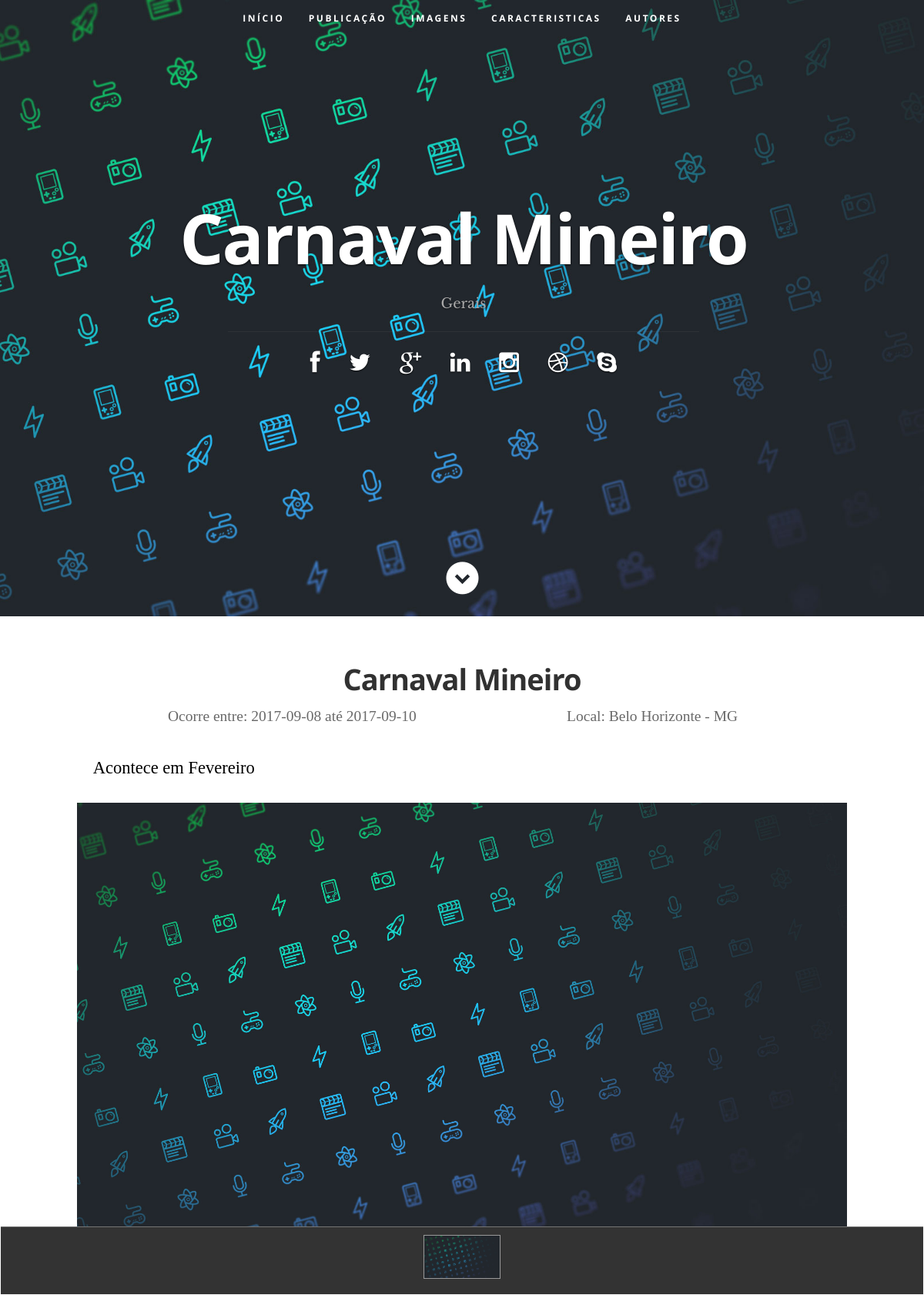
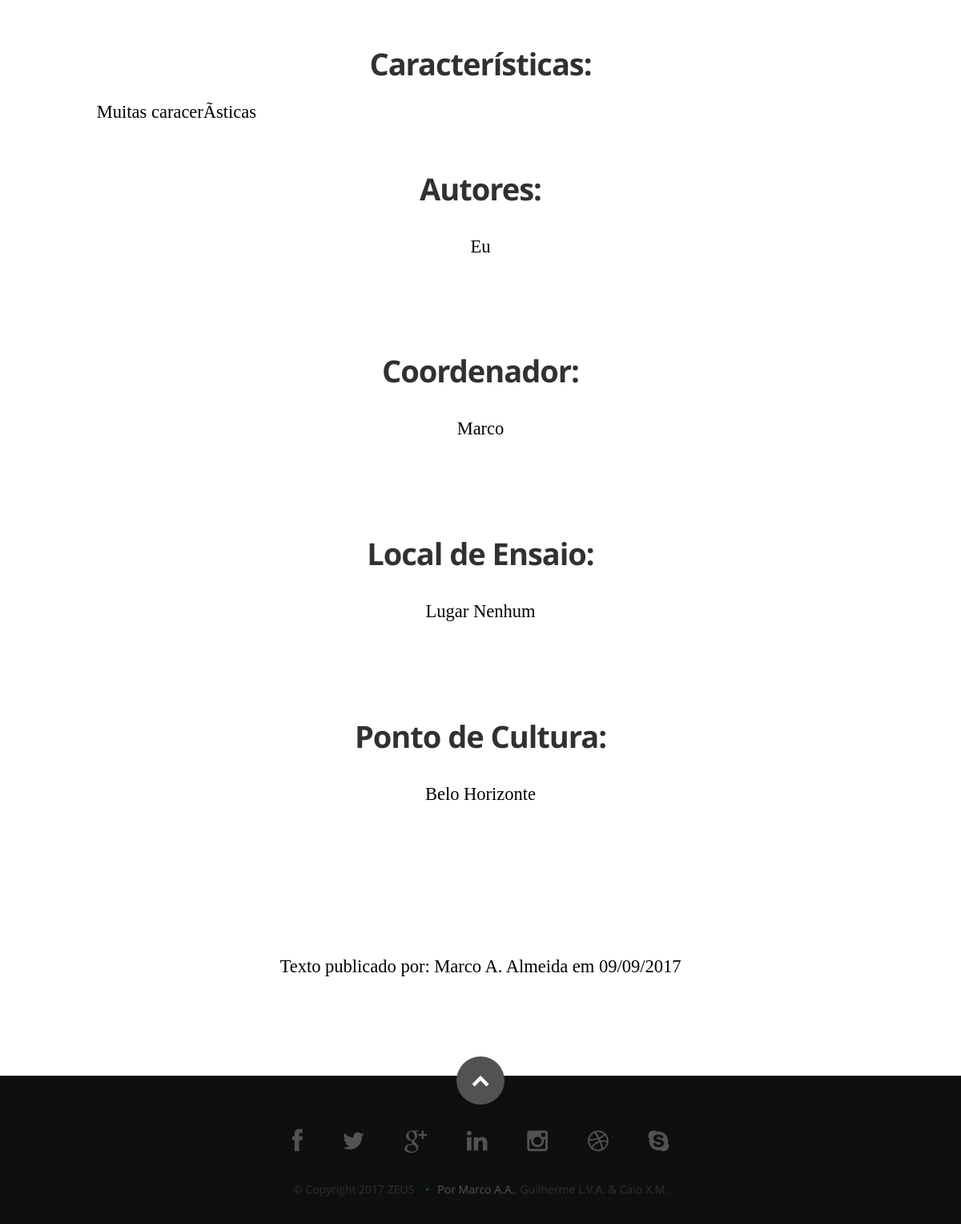
Page /site/publicacao.php?id=2 on the committed database (2 pictures, top to bottom).
### tables this page shows
CREATE TABLE `img` (
  `id` int(11) NOT NULL,
  `nome` varchar(50) DEFAULT NULL,
  `endereco` varchar(100) NOT NULL,
  `ex` int(11) DEFAULT NULL
);

CREATE TABLE `eventos` (
  `id` int(11) NOT NULL,
  `titulo` varchar(100) NOT NULL,
  `data_inicio` date DEFAULT NULL,
  `data_fim` date DEFAULT NULL,
  `autores` varchar(100) DEFAULT NULL,
  `localizacao` varchar(100) DEFAULT NULL,
  `resumo` text NOT NULL,
  `caracteristicas` varchar(200) DEFAULT NULL,
  `coordenador` varchar(100) DEFAULT NULL,
  `local_ensaio` varchar(100) DEFAULT NULL,
  `ponto_cultura` varchar(100) DEFAULT NULL,
  `informacoes` varchar(200) DEFAULT NULL,
  `usuario` int(11) DEFAULT NULL,
  `data_pub` date DEFAULT NULL
);

CREATE TABLE `usuarios` (
  `id` int(11) NOT NULL,
  `nome` varchar(50) NOT NULL,
  `sobrenome` varchar(50) NOT NULL,
  `nascimento` date DEFAULT NULL,
  `email` varchar(50) NOT NULL,
  `senha` varchar(30) NOT NULL
);

### site/publicacao.php (the view, shortened to what this page needs)
<?php
   $id = $_GET['id'];
   include_once "conexao.php";
   $query = $con->prepare("SELECT endereco FROM img where ex=$id");
   $quer = $con->prepare("SELECT endereco FROM img where ex=$id");
   $query->execute();
   $quer->execute();
   $capa = $quer->fetch(PDO::FETCH_OBJ);
   $query2 = $con->prepare("SELECT * FROM eventos where id=$id");
   $query2->execute();
   $row2 = $query2->fetch(PDO::FETCH_OBJ);
?>
<!DOCTYPE html>
<html class="no-js" lang="pt-BR">
<head>
   <link rel="stylesheet" href="css/default.css">
	<link rel="stylesheet" href="css/layout.css">
   <link rel="stylesheet" href="css/media-queries.css">
   <link rel="stylesheet" href="css/magnific-popup.css">
   <link rel="stylesheet" href="estilo.css">
</head>
<body>
   <header id="home" style="background: #161415 url(<?php echo $capa->endereco?>) no-repeat top center;">
      <nav id="nav-wrap">
         <ul id="nav" class="nav">
            <li><a class="smoothscroll" href="index.php">Início</a></li>
            <li><a class="smoothscroll" href="#pagina">Publicação</a></li>
            <li><a class="smoothscroll" href="#fotos">Imagens</a></li>
            <li><a class="smoothscroll" href="#carc">Caracteristicas</a></li>
            <li><a class="smoothscroll" href="#autores">Autores</a></li>
         </ul>
      </nav>
      <div class="row banner">
         <div class="banner-text">
            <h1 class="responsive-headline"><?php echo  $row2->titulo ?></h1>
            <h3> <?php echo $row2->informacoes?> </h3>
            <hr />
            <ul class="social">
               <li><a href="#"><i class="fa fa-facebook"></i></a></li>
               <li><a href="#"><i class="fa fa-twitter"></i></a></li>
               <li><a href="#"><i class="fa fa-google-plus"></i></a></li>
               <li><a href="#"><i class="fa fa-linkedin"></i></a></li>
               <li><a href="#"><i class="fa fa-instagram"></i></a></li>
               <li><a href="#"><i class="fa fa-dribbble"></i></a></li>
               <li><a href="#"><i class="fa fa-skype"></i></a></li>
            </ul>
         </div>
      </div>
      <p class="scrolldown">
         <a class="smoothscroll" href="#pagina"><i class="icon-down-circle"></i></a>
      </p>
   </header>
   <div id="pagina">
      <h1 id="titulo">
         <?php echo $row2->titulo ?>
      </h1>
      <div id="ocorrencia">Ocorre entre: <?php echo $row2->data_inicio?>  até <?php echo $row2->data_fim?>  </div>
      <div id="local">Local: <?php echo $row2->localizacao?></div>
      <div id="resumo"><?php echo $row2->resumo ?></div>
   <div id="fotos">
      <div id="rolagem">
         <?php
            $cont=1;
            while ($row = $query -> fetch(PDO::FETCH_OBJ)){
               echo '<img src="'.$row->endereco.'" width="1000" height="200" alt="" id="img'.$cont.'">';
               $cont++;
            }
         ?>
      </div>
      <div id="miniaturas">
         <?php
            $query = $con->prepare("SELECT endereco FROM img WHERE ex=$id");
            $query->execute();
            $cont=1;
            while ($row = $query -> fetch(PDO::FETCH_OBJ)){
               echo '<div class="caixa-miniatura">
                  <a href="#img'.$cont.'"><img src="'.$row->endereco.'" width="110" height="60" alt=""></a></div>';
               $cont++;
            }
         ?>
      </div>
   </div>
      <h1 id="carc">Características:</h1>
      <div id="caracteristica"><?php echo $row2->caracteristicas?></div>
      <h1 id="carc"> Autores: </h1>
      <div id="autores"> <?php echo $row2->autores ?></div>
      <h1 id="carc"> Coordenador: </h1>
      <div id="autores"> <?php echo $row2->coordenador ?></div>
      <h1 id="carc"> Local de Ensaio: </h1>
      <div id="autores"> <?php echo $row2->local_ensaio ?></div>
      <h1 id="carc"> Ponto de Cultura: </h1>
      <div id="autores"> <?php echo $row2->ponto_cultura ?></div>
      <br>
      <?php $resultado = $con->query("SELECT nome, sobrenome FROM usuarios WHERE id = '$row2->usuario'");
      $res = $resultado->fetch(PDO::FETCH_OBJ);
      echo '<div id="autores">Texto publicado por: '.$res->nome. ' '.$res->sobrenome.' em '.date('d/m/Y',strtotime($row2->data_pub)).'</div>'?>
   </div>
   <footer>
      <div class="row">
         <div class="twelve columns">
            <ul class="social-links">
               <li><a href="#"><i class="fa fa-facebook"></i></a></li>
               <li><a href="#"><i class="fa fa-twitter"></i></a></li>
               <li><a href="#"><i class="fa fa-google-plus"></i></a></li>
               <li><a href="#"><i class="fa fa-linkedin"></i></a></li>
               <li><a href="#"><i class="fa fa-instagram"></i></a></li>
               <li><a href="#"><i class="fa fa-dribbble"></i></a></li>
               <li><a href="#"><i class="fa fa-skype"></i></a></li>
            </ul>
            <ul class="copyright">
               <li>&copy; Copyright 2017 ZEUS</li>
               <li><a href="http://facebook.com/marco">Por Marco A.A.</a>, Guilherme L.V.A. & Caio X.M.</li>
            </ul>
         </div>
         <div id="go-top" style="display: block;"><a class="smoothscroll" title="Back to Top" href="#home"><i class="icon-up-open"></i></a></div>
      </div>
   </footer>
</body>
</html>

### site/css/default.css (style rules this page uses)
html, body, div, span, object, iframe, h1, h2, h3, h4, h5, h6, p, blockquote, pre, abbr, address, cite, code, del, dfn, em, img, ins, kbd, q, samp, small, strong, sub, sup, var, b, i, dl, dt, dd, ol, ul, li, fieldset, form, label, legend, table, caption, tbody, tfoot, thead, tr, th, td, article, aside, canvas, details, figcaption, figure, footer, header, hgroup, menu, nav, section, summary, time, mark, audio, video { margin: 0; padding: 0; border: 0; outline: 0; font-size: 100%; vertical-align: baseline; background: transparent; }
article,aside,details,figcaption,figure, footer,header,hgroup,menu,nav,section { display: block; }
*, *:before, *:after { -moz-box-sizing: border-box; -webkit-box-sizing: border-box; box-sizing: border-box; }
html { font-size: 62.5%; -webkit-font-smoothing: antialiased; }
body { background: #fff; font-family: 'opensans-regular', sans-serif; font-weight: normal; font-size: 15px; line-height: 30px; color: #838C95; -webkit-font-smoothing: antialiased; -webkit-text-size-adjust: 100%; }
h1, h2, h3, h4, h5, h6 { color: #313131; font-family: 'opensans-bold', sans-serif; font-weight: normal; }
h1 { font-size: 38px; line-height: 42px; margin-bottom: 12px; letter-spacing: -1px; }
h3 { font-size: 22px; line-height: 30px; margin-bottom: 12px; }
p { margin: 0 0 30px 0; }
hr { border: solid #E3E3E3; border-width: 1px 0 0; clear: both; margin: 11px 0 30px; height: 0; }
a, a:visited { text-decoration: none; outline: 0; color: #11ABB0; -webkit-transition: color .3s ease-in-out; -moz-transition: color .3s ease-in-out; -o-transition: color .3s ease-in-out; transition: color .3s ease-in-out; }
p a, p a:visited { line-height: inherit; }
ul, ol { margin-bottom: 24px; margin-top: 12px; }
ul { list-style: none outside; }
li { line-height: 18px; margin-bottom: 12px; }
img { max-width: 100%; height: auto; }
.row { width: 96%; max-width: 1020px; margin: 0 auto; }
.row:before, .row:after { content: " "; display: table; }
.row:after { clear: both; }
.column, .columns { position: relative; padding: 0 20px; min-height: 1px; float: left; }
.row .twelve { width: 100%; }

### site/estilo.css (style rules this page uses)
#pagina { background-color: #fff; width: 100%; height: 100%; text-align: center; font-family: Times; }
#ocorrencia { color:#696969; display: inline-flex; margin-right: 16%; margin-left: -2%; font-size: 130% }
#local { display: inline-flex; color:#696969; font-size: 130% }
#resumo { margin-top: 3%; font-size: 150%; color: #000; margin-left:10%; margin-right:10%; width: 80%; text-align: justify; }
#carc { margin-top: 5%; }
#caracteristica { margin-top: 2%; font-size: 150%; color: #000; margin-left:10%; margin-right:10%; width: 80%; text-align: justify; }
#autores { font-family: Times; text-align: center; margin-top: 3%; width: 80%; margin-left: 10%; margin-right: 10%; color: #000; font-size: 150%; margin-bottom: 10%; }
#fotos { margin-top: 30px; }
#rolagem { overflow:hidden; height: 550px; width: auto; margin-left: auto; margin-right: auto; text-align: center; }
.caixa-miniatura { border: 1px solid #999; width: 100px; display: inline-block; margin-left: 2px; margin-right: 2px; padding: 0px; overflow:hidden; height:57px; }
#miniaturas { text-align:center; bottom: 0px; margin-left: auto; margin-right: auto; left:0px; right: 0px; border-top: thin solid #757575; padding-top: 10px; padding-bottom:10px; background-color:#333333; }
#titulo { margin-top: 5%; }

### rows in the picture
img: endereco (picture)
eventos: titulo "Carnaval Mineiro", informacoes "Gerais", data_inicio "2017-09-08", data_fim "2017-09-10", localizacao "Belo Horizonte - MG", resumo "Acontece em Fevereiro", caracteristicas "Muitas caracerÃ­sticas", autores "Eu", coordenador "Marco", local_ensaio "Lugar Nenhum", ponto_cultura "Belo Horizonte", data_pub "09/09/2017"
usuarios: nome "Marco", sobrenome "A. Almeida"
